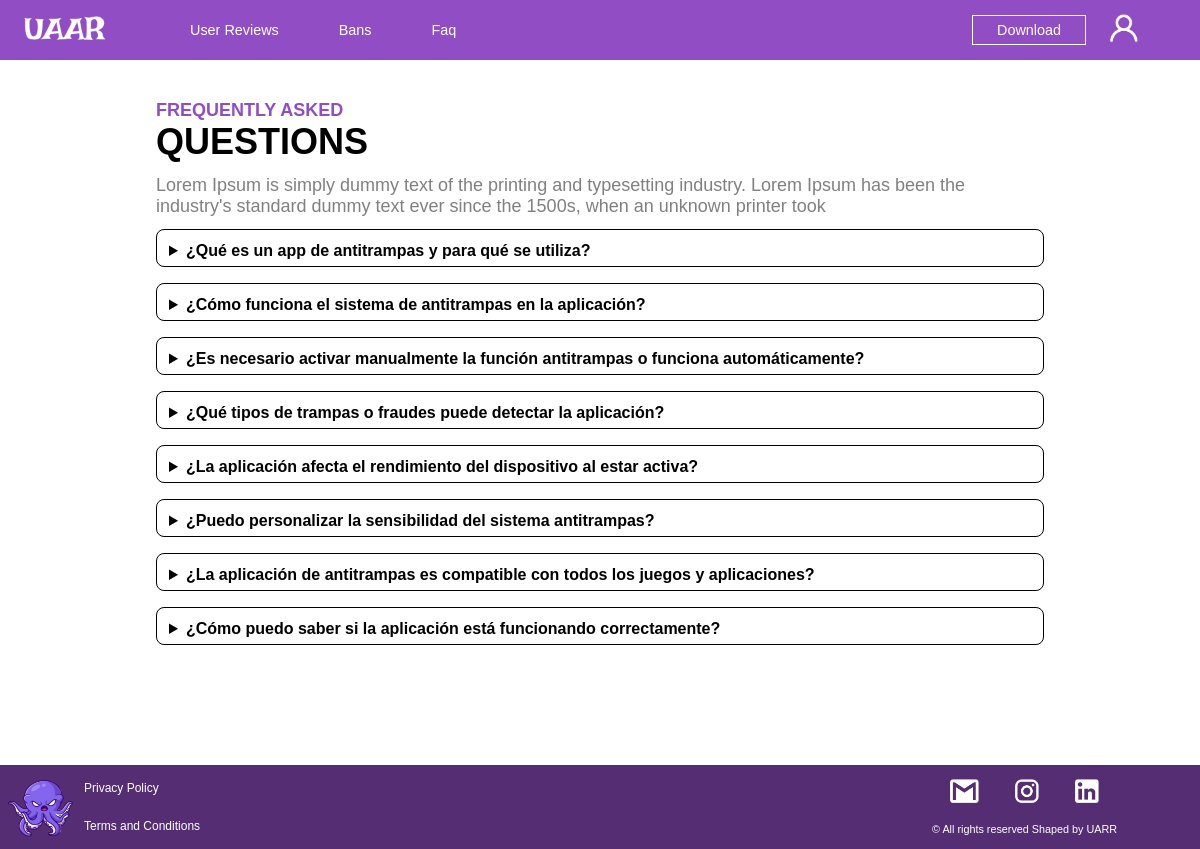
Screenshot of /faq/ with the database file from the repository.
### web/models.py (models this page shows, shortened)
class faq(models.Model):
    question = models.CharField(max_length=100)
    answer= models.CharField(max_length=300)

### web/views.py (the view)
# urls.py: path('faq/', views.faq_page, name='faq'),
def faq_page(request):
    faqs_search = faq.objects.all()
    context = {
        "faqs": faqs_search,
    }
    return render(request, 'web/faq.html',context)

### web/templates/web/faq.html (shortened to what this page needs)
<!DOCTYPE html>
<html lang="en">
<head>
</head>
<body>
{% load static %}
<link rel="stylesheet" href="{% static 'web/faq.css' %}">
{% include "web/header.html" %}
<section>
<h1>FREQUENTLY ASKED<br><span>QUESTIONS</span></h1>
<p>Lorem Ipsum is simply dummy text of the printing and typesetting industry. Lorem Ipsum has been the industry's standard dummy text ever since the 1500s, when an unknown printer took </p>
{% for faq in faqs %}
<details>
    <summary>{{faq.question}}</summary>
</details>
{% endfor %}
</section>
{% include "web/footer.html" %}
</body>
</html>

### web/static/web/faq.css (style rules this page uses)
* { margin:0px; padding:0px; font-family: Impact, Haettenschweiler, 'Arial Narrow Bold', sans-serif; }
details { padding: 1vw 1vw 0vw; height: 2vw; margin-bottom: 2vh; border: 1px solid black; border-radius: 1vh; }
summary { font-weight: bold; margin: -0.5em -0.5em 0; padding: 0.5em; }
section { margin-left: 13vw; margin-right: 13vw; }
html body section h1 { font-size: 1.5vw; color: #904DC4; font-weight: 600; margin-top: 5vh; }
html body section h1 span { font-size: 3vw; color: black; }
html body section p { font-size: 1.5vw; color: gray; margin-top: 1vw; margin-bottom: 1vw; }

### web/static/web/header.css (style rules this page uses)
* { margin:0px; padding:0px; font-family: Impact, Haettenschweiler, 'Arial Narrow Bold', sans-serif; }

### web/static/web/footer.css (style rules this page uses)
* { margin:0px; padding:0px; font-family: Impact, Haettenschweiler, 'Arial Narrow Bold', sans-serif; }

### rows the page displays
faq: question "¿Qué es un app de antitrampas y para qué se utiliza?"
faq: question "¿Cómo funciona el sistema de antitrampas en la aplicación?"
faq: question "¿Es necesario activar manualmente la función antitrampas o funciona automáticamente?"
faq: question "¿Qué tipos de trampas o fraudes puede detectar la aplicación?"
faq: question "¿La aplicación afecta el rendimiento del dispositivo al estar activa?"
faq: question "¿Puedo personalizar la sensibilidad del sistema antitrampas?"
faq: question "¿La aplicación de antitrampas es compatible con todos los juegos y aplicaciones?"
faq: question "¿Cómo puedo saber si la aplicación está funcionando correctamente?"
